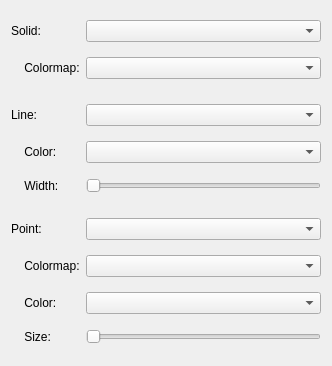
<?xml version="1.0" encoding="UTF-8"?>
<ui version="4.0">
 <class>Form</class>
 <widget class="QWidget" name="Form">
  <property name="geometry">
   <rect>
    <x>0</x>
    <y>0</y>
    <width>332</width>
    <height>366</height>
   </rect>
  </property>
  <property name="windowTitle">
   <string>Form</string>
  </property>
  <layout class="QGridLayout" name="gridLayout">
   <item row="1" column="1">
    <widget class="ColormapNameComboBox" name="_fillColormap"/>
   </item>
   <item row="8" column="1">
    <widget class="QComboBox" name="_symbolStyle"/>
   </item>
   <item row="8" column="0">
    <widget class="QLabel" name="label_4">
     <property name="text">
      <string>Point:</string>
     </property>
    </widget>
   </item>
   <item row="0" column="1">
    <widget class="QComboBox" name="_fillStyle"/>
   </item>
   <item row="2" column="0">
    <spacer name="verticalSpacer_2">
     <property name="orientation">
      <enum>Qt::Vertical</enum>
     </property>
     <property name="sizeType">
      <enum>QSizePolicy::Fixed</enum>
     </property>
     <property name="sizeHint" stdset="0">
      <size>
       <width>20</width>
       <height>10</height>
      </size>
     </property>
    </spacer>
   </item>
   <item row="3" column="0">
    <widget class="QLabel" name="label_3">
     <property name="text">
      <string>Line:</string>
     </property>
    </widget>
   </item>
   <item row="4" column="1">
    <widget class="ColorPicker" name="_lineColor"/>
   </item>
   <item row="3" column="1">
    <widget class="QComboBox" name="_lineStyle"/>
   </item>
   <item row="1" column="0">
    <widget class="QLabel" name="_fillColormapLabel">
     <property name="text">
      <string>    Colormap:</string>
     </property>
    </widget>
   </item>
   <item row="10" column="0">
    <widget class="QLabel" name="_symbolColorLabel">
     <property name="text">
      <string>    Color:</string>
     </property>
    </widget>
   </item>
   <item row="10" column="1">
    <widget class="ColorPicker" name="_symbolColor"/>
   </item>
   <item row="4" column="0">
    <widget class="QLabel" name="_lineColorLabel">
     <property name="text">
      <string>    Color:</string>
     </property>
    </widget>
   </item>
   <item row="11" column="0">
    <widget class="QLabel" name="_symbolSizeLabel">
     <property name="text">
      <string>    Size:</string>
     </property>
    </widget>
   </item>
   <item row="5" column="1">
    <widget class="QSlider" name="_lineWidth">
     <property name="minimum">
      <number>1</number>
     </property>
     <property name="maximum">
      <number>100</number>
     </property>
     <property name="orientation">
      <enum>Qt::Horizontal</enum>
     </property>
    </widget>
   </item>
   <item row="5" column="0">
    <widget class="QLabel" name="_lineWidthLabel">
     <property name="text">
      <string>    Width:</string>
     </property>
    </widget>
   </item>
   <item row="11" column="1">
    <widget class="QSlider" name="_symbolSize">
     <property name="minimum">
      <number>1</number>
     </property>
     <property name="maximum">
      <number>100</number>
     </property>
     <property name="orientation">
      <enum>Qt::Horizontal</enum>
     </property>
    </widget>
   </item>
   <item row="0" column="0">
    <widget class="QLabel" name="label_2">
     <property name="text">
      <string>Solid:</string>
     </property>
    </widget>
   </item>
   <item row="7" column="0">
    <spacer name="verticalSpacer_3">
     <property name="orientation">
      <enum>Qt::Vertical</enum>
     </property>
     <property name="sizeType">
      <enum>QSizePolicy::Fixed</enum>
     </property>
     <property name="sizeHint" stdset="0">
      <size>
       <width>20</width>
       <height>10</height>
      </size>
     </property>
    </spacer>
   </item>
   <item row="9" column="1">
    <widget class="ColormapNameComboBox" name="_symbolColormap"/>
   </item>
   <item row="9" column="0">
    <widget class="QLabel" name="_symbolColormapLabel">
     <property name="text">
      <string>    Colormap:</string>
     </property>
    </widget>
   </item>
  </layout>
 </widget>
 <customwidgets>
  <customwidget>
   <class>ColormapNameComboBox</class>
   <extends>QComboBox</extends>
   <header>silx.gui.widgets.ColormapNameComboBox</header>
  </customwidget>
  <customwidget>
   <class>ColorPicker</class>
   <extends>QComboBox</extends>
   <header>bliss.flint.widgets.color_picker</header>
  </customwidget>
 </customwidgets>
 <resources/>
 <connections/>
</ui>
